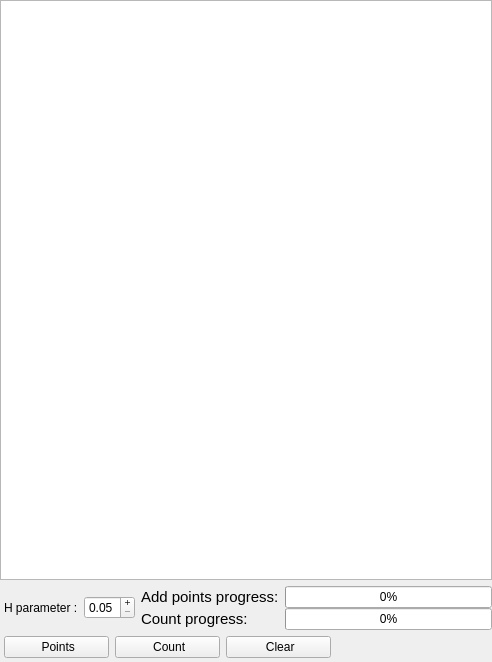
              <widget class="QWidget" name="scrollAreaWidgetContents">
               <property name="geometry">
                <rect>
                 <x>0</x>
                 <y>0</y>
                 <width>492</width>
                 <height>662</height>
                </rect>
               </property>
               <layout class="QVBoxLayout" name="verticalLayout_9">
                <property name="leftMargin">
                 <number>0</number>
                </property>
                <property name="topMargin">
                 <number>0</number>
                </property>
                <property name="rightMargin">
                 <number>0</number>
                </property>
                <property name="bottomMargin">
                 <number>4</number>
                </property>
                <item>
                 <widget class="QTableWidget" name="pointsTable">
                  <property name="font">
                   <font>
                    <pointsize>10</pointsize>
                   </font>
                  </property>
                  <property name="sizeAdjustPolicy">
                   <enum>QAbstractScrollArea::AdjustIgnored</enum>
                  </property>
                  <property name="editTriggers">
                   <set>QAbstractItemView::NoEditTriggers</set>
                  </property>
                  <property name="defaultDropAction">
                   <enum>Qt::IgnoreAction</enum>
                  </property>
                  <property name="gridStyle">
                   <enum>Qt::NoPen</enum>
                  </property>
                  <property name="sortingEnabled">
                   <bool>false</bool>
                  </property>
                 </widget>
                </item>
                <item>
                 <layout class="QHBoxLayout" name="hValueSetupLayput">
                  <property name="spacing">
                   <number>6</number>
                  </property>
                  <property name="leftMargin">
                   <number>4</number>
                  </property>
                  <property name="bottomMargin">
                   <number>0</number>
                  </property>
                  <item>
                   <widget class="QLabel" name="hLabel">
                    <property name="font">
                     <font>
                      <weight>50</weight>
                      <bold>false</bold>
                     </font>
                    </property>
                    <property name="text">
                     <string>H parameter :</string>
                    </property>
                   </widget>
                  </item>
                  <item>
                   <widget class="QDoubleSpinBox" name="hValueStatistics">
                    <property name="frame">
                     <bool>true</bool>
                    </property>
                    <property name="buttonSymbols">
                     <enum>QAbstractSpinBox::PlusMinus</enum>
                    </property>
                    <property name="minimum">
                     <double>0.050000000000000</double>
                    </property>
                    <property name="maximum">
                     <double>1.000000000000000</double>
                    </property>
                    <property name="singleStep">
                     <double>0.050000000000000</double>
                    </property>
                    <property name="value">
                     <double>0.050000000000000</double>
                    </property>
                   </widget>
                  </item>
                  <item>
                   <layout class="QVBoxLayout" name="progrssLabelLayout">
                    <property name="spacing">
                     <number>0</number>
                    </property>
                    <property name="rightMargin">
                     <number>0</number>
                    </property>
                    <item>
                     <widget class="QLabel" name="addingpointsLabel">
                      <property name="font">
                       <font>
                        <pointsize>11</pointsize>
                       </font>
                      </property>
                      <property name="text">
                       <string>Add points progress:</string>
                      </property>
                     </widget>
                    </item>
                    <item>
                     <widget class="QLabel" name="countProgressLabel">
                      <property name="font">
                       <font>
                        <pointsize>11</pointsize>
                       </font>
                      </property>
                      <property name="text">
                       <string>Count progress:</string>
                      </property>
                     </widget>
                    </item>
                   </layout>
                  </item>
                  <item>
                   <layout class="QVBoxLayout" name="progressBarLayout">
                    <property name="spacing">
                     <number>0</number>
                    </property>
                    <property name="rightMargin">
                     <number>0</number>
                    </property>
                    <item>
                     <widget class="QProgressBar" name="addingPointsProgressBar">
                      <property name="value">
                       <number>0</number>
                      </property>
                     </widget>
                    </item>
                    <item>
                     <widget class="QProgressBar" name="pointCountingBar">
                      <property name="value">
                       <number>0</number>
                      </property>
                     </widget>
                    </item>
                   </layout>
                  </item>
                 </layout>
                </item>
                <item>
                 <layout class="QVBoxLayout" name="statisticsSetupLayout">
                  <property name="spacing">
                   <number>4</number>
                  </property>
                  <property name="leftMargin">
                   <number>4</number>
                  </property>
                  <property name="rightMargin">
                   <number>4</number>
                  </property>
                  <item>
                   <layout class="QHBoxLayout" name="buttonsSetupLayout">
                    <property name="spacing">
                     <number>6</number>
                    </property>
                    <property name="bottomMargin">
                     <number>0</number>
                    </property>
                    <item>
                     <widget class="QPushButton" name="pointSetupButton">
                      <property name="minimumSize">
                       <size>
                        <width>105</width>
                        <height>0</height>
                       </size>
                      </property>
                      <property name="text">
                       <string> Points</string>
                      </property>
                      <property name="icon">
                       <iconset resource="application.qrc">
                        <normaloff>:/icon/draw.png</normaloff>:/icon/draw.png</iconset>
                      </property>
                     </widget>
                    </item>
                    <item>
                     <widget class="QPushButton" name="countDataButton">
                      <property name="minimumSize">
                       <size>
                        <width>105</width>
                        <height>0</height>
                       </size>
                      </property>
                      <property name="text">
                       <string> Count</string>
                      </property>
                      <property name="icon">
                       <iconset resource="application.qrc">
                        <normaloff>:/icon/play.png</normaloff>:/icon/play.png</iconset>
                      </property>
                     </widget>
                    </item>
                    <item>
                     <widget class="QPushButton" name="clearPointsButton">
                      <property name="minimumSize">
                       <size>
                        <width>105</width>
                        <height>0</height>
                       </size>
                      </property>
                      <property name="text">
                       <string> Clear</string>
                      </property>
                      <property name="icon">
                       <iconset resource="application.qrc">
                        <normaloff>:/icon/erase.png</normaloff>:/icon/erase.png</iconset>
                      </property>
                     </widget>
                    </item>
                    <item>
                     <spacer name="horizontalSpacer_14">
                      <property name="orientation">
                       <enum>Qt::Horizontal</enum>
                      </property>
                      <property name="sizeHint" stdset="0">
                       <size>
                        <width>40</width>
                        <height>20</height>
                       </size>
                      </property>
                     </spacer>
                    </item>
                   </layout>
                  </item>
                 </layout>
                </item>
               </layout>
              </widget>
